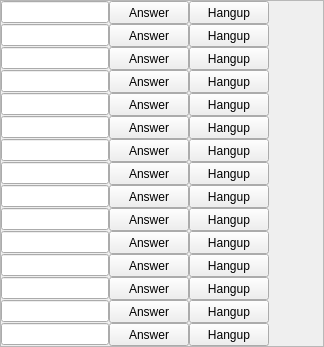
     <widget class="QFrame" name="frameRight">
      <property name="frameShape">
       <enum>QFrame::StyledPanel</enum>
      </property>
      <property name="frameShadow">
       <enum>QFrame::Raised</enum>
      </property>
      <layout class="QVBoxLayout" name="verticalLayout_2">
       <property name="spacing">
        <number>0</number>
       </property>
       <property name="margin">
        <number>0</number>
       </property>
       <item>
        <widget class="QWidget" name="widgetInfo_16" native="true">
         <property name="minimumSize">
          <size>
           <width>0</width>
           <height>0</height>
          </size>
         </property>
         <layout class="QHBoxLayout" name="horizontalLayout_20">
          <property name="spacing">
           <number>0</number>
          </property>
          <property name="margin">
           <number>0</number>
          </property>
          <item>
           <widget class="QLineEdit" name="lineEditID_16"/>
          </item>
          <item>
           <widget class="QPushButton" name="pushButtonAnswer_16">
            <property name="minimumSize">
             <size>
              <width>50</width>
              <height>23</height>
             </size>
            </property>
            <property name="text">
             <string>Answer</string>
            </property>
           </widget>
          </item>
          <item>
           <widget class="QPushButton" name="pushButtonHangup_16">
            <property name="minimumSize">
             <size>
              <width>50</width>
              <height>23</height>
             </size>
            </property>
            <property name="text">
             <string>Hangup</string>
            </property>
           </widget>
          </item>
          <item>
           <widget class="QLabel" name="labelStatus_16">
            <property name="minimumSize">
             <size>
              <width>54</width>
              <height>16</height>
             </size>
            </property>
            <property name="text">
             <string/>
            </property>
           </widget>
          </item>
         </layout>
        </widget>
       </item>
       <item>
        <widget class="QWidget" name="widgetInfo_17" native="true">
         <property name="minimumSize">
          <size>
           <width>0</width>
           <height>0</height>
          </size>
         </property>
         <layout class="QHBoxLayout" name="horizontalLayout_21">
          <property name="spacing">
           <number>0</number>
          </property>
          <property name="margin">
           <number>0</number>
          </property>
          <item>
           <widget class="QLineEdit" name="lineEditID_17"/>
          </item>
          <item>
           <widget class="QPushButton" name="pushButtonAnswer_17">
            <property name="minimumSize">
             <size>
              <width>50</width>
              <height>23</height>
             </size>
            </property>
            <property name="text">
             <string>Answer</string>
            </property>
           </widget>
          </item>
          <item>
           <widget class="QPushButton" name="pushButtonHangup_17">
            <property name="minimumSize">
             <size>
              <width>50</width>
              <height>23</height>
             </size>
            </property>
            <property name="text">
             <string>Hangup</string>
            </property>
           </widget>
          </item>
          <item>
           <widget class="QLabel" name="labelStatus_17">
            <property name="minimumSize">
             <size>
              <width>54</width>
              <height>16</height>
             </size>
            </property>
            <property name="text">
             <string/>
            </property>
           </widget>
          </item>
         </layout>
        </widget>
       </item>
       <item>
        <widget class="QWidget" name="widgetInfo_18" native="true">
         <property name="minimumSize">
          <size>
           <width>0</width>
           <height>0</height>
          </size>
         </property>
         <layout class="QHBoxLayout" name="horizontalLayout_22">
          <property name="spacing">
           <number>0</number>
          </property>
          <property name="margin">
           <number>0</number>
          </property>
          <item>
           <widget class="QLineEdit" name="lineEditID_18"/>
          </item>
          <item>
           <widget class="QPushButton" name="pushButtonAnswer_18">
            <property name="minimumSize">
             <size>
              <width>50</width>
              <height>23</height>
             </size>
            </property>
            <property name="text">
             <string>Answer</string>
            </property>
           </widget>
          </item>
          <item>
           <widget class="QPushButton" name="pushButtonHangup_18">
            <property name="minimumSize">
             <size>
              <width>50</width>
              <height>23</height>
             </size>
            </property>
            <property name="text">
             <string>Hangup</string>
            </property>
           </widget>
          </item>
          <item>
           <widget class="QLabel" name="labelStatus_18">
            <property name="minimumSize">
             <size>
              <width>54</width>
              <height>16</height>
             </size>
            </property>
            <property name="text">
             <string/>
            </property>
           </widget>
          </item>
         </layout>
        </widget>
       </item>
       <item>
        <widget class="QWidget" name="widgetInfo_19" native="true">
         <property name="minimumSize">
          <size>
           <width>0</width>
           <height>0</height>
          </size>
         </property>
         <layout class="QHBoxLayout" name="horizontalLayout_23">
          <property name="spacing">
           <number>0</number>
          </property>
          <property name="margin">
           <number>0</number>
          </property>
          <item>
           <widget class="QLineEdit" name="lineEditID_19"/>
          </item>
          <item>
           <widget class="QPushButton" name="pushButtonAnswer_19">
            <property name="minimumSize">
             <size>
              <width>50</width>
              <height>23</height>
             </size>
            </property>
            <property name="text">
             <string>Answer</string>
            </property>
           </widget>
          </item>
          <item>
           <widget class="QPushButton" name="pushButtonHangup_19">
            <property name="minimumSize">
             <size>
              <width>50</width>
              <height>23</height>
             </size>
            </property>
            <property name="text">
             <string>Hangup</string>
            </property>
           </widget>
          </item>
          <item>
           <widget class="QLabel" name="labelStatus_19">
            <property name="minimumSize">
             <size>
              <width>54</width>
              <height>16</height>
             </size>
            </property>
            <property name="text">
             <string/>
            </property>
           </widget>
          </item>
         </layout>
        </widget>
       </item>
       <item>
        <widget class="QWidget" name="widgetInfo_20" native="true">
         <property name="minimumSize">
          <size>
           <width>0</width>
           <height>0</height>
          </size>
         </property>
         <layout class="QHBoxLayout" name="horizontalLayout_24">
          <property name="spacing">
           <number>0</number>
          </property>
          <property name="margin">
           <number>0</number>
          </property>
          <item>
           <widget class="QLineEdit" name="lineEditID_20"/>
          </item>
          <item>
           <widget class="QPushButton" name="pushButtonAnswer_20">
            <property name="minimumSize">
             <size>
              <width>50</width>
              <height>23</height>
             </size>
            </property>
            <property name="text">
             <string>Answer</string>
            </property>
           </widget>
          </item>
          <item>
           <widget class="QPushButton" name="pushButtonHangup_20">
            <property name="minimumSize">
             <size>
              <width>50</width>
              <height>23</height>
             </size>
            </property>
            <property name="text">
             <string>Hangup</string>
            </property>
           </widget>
          </item>
          <item>
           <widget class="QLabel" name="labelStatus_20">
            <property name="minimumSize">
             <size>
              <width>54</width>
              <height>16</height>
             </size>
            </property>
            <property name="text">
             <string/>
            </property>
           </widget>
          </item>
         </layout>
        </widget>
       </item>
       <item>
        <widget class="QWidget" name="widgetInfo_21" native="true">
         <property name="minimumSize">
          <size>
           <width>0</width>
           <height>0</height>
          </size>
         </property>
         <layout class="QHBoxLayout" name="horizontalLayout_25">
          <property name="spacing">
           <number>0</number>
          </property>
          <property name="margin">
           <number>0</number>
          </property>
          <item>
           <widget class="QLineEdit" name="lineEditID_21"/>
          </item>
          <item>
           <widget class="QPushButton" name="pushButtonAnswer_21">
            <property name="minimumSize">
             <size>
              <width>50</width>
              <height>23</height>
             </size>
            </property>
            <property name="text">
             <string>Answer</string>
            </property>
           </widget>
          </item>
          <item>
           <widget class="QPushButton" name="pushButtonHangup_21">
            <property name="minimumSize">
             <size>
              <width>50</width>
              <height>23</height>
             </size>
            </property>
            <property name="text">
             <string>Hangup</string>
            </property>
           </widget>
          </item>
          <item>
           <widget class="QLabel" name="labelStatus_21">
            <property name="minimumSize">
             <size>
              <width>54</width>
              <height>16</height>
             </size>
            </property>
            <property name="text">
             <string/>
            </property>
           </widget>
          </item>
         </layout>
        </widget>
       </item>
       <item>
        <widget class="QWidget" name="widgetInfo_22" native="true">
         <property name="minimumSize">
          <size>
           <width>0</width>
           <height>0</height>
          </size>
         </property>
         <layout class="QHBoxLayout" name="horizontalLayout_26">
          <property name="spacing">
           <number>0</number>
          </property>
          <property name="margin">
           <number>0</number>
          </property>
          <item>
           <widget class="QLineEdit" name="lineEditID_22"/>
          </item>
          <item>
           <widget class="QPushButton" name="pushButtonAnswer_22">
            <property name="minimumSize">
             <size>
              <width>50</width>
              <height>23</height>
             </size>
            </property>
            <property name="text">
             <string>Answer</string>
            </property>
           </widget>
          </item>
          <item>
           <widget class="QPushButton" name="pushButtonHangup_22">
            <property name="minimumSize">
             <size>
              <width>50</width>
              <height>23</height>
             </size>
            </property>
            <property name="text">
             <string>Hangup</string>
            </property>
           </widget>
          </item>
          <item>
           <widget class="QLabel" name="labelStatus_22">
            <property name="minimumSize">
             <size>
              <width>54</width>
              <height>16</height>
             </size>
            </property>
            <property name="text">
             <string/>
            </property>
           </widget>
          </item>
         </layout>
        </widget>
       </item>
       <item>
        <widget class="QWidget" name="widgetInfo_23" native="true">
         <property name="minimumSize">
          <size>
           <width>0</width>
           <height>0</height>
          </size>
         </property>
         <layout class="QHBoxLayout" name="horizontalLayout_27">
          <property name="spacing">
           <number>0</number>
          </property>
          <property name="margin">
           <number>0</number>
          </property>
          <item>
           <widget class="QLineEdit" name="lineEditID_23"/>
          </item>
          <item>
           <widget class="QPushButton" name="pushButtonAnswer_23">
            <property name="minimumSize">
             <size>
              <width>50</width>
              <height>23</height>
             </size>
            </property>
            <property name="text">
             <string>Answer</string>
            </property>
           </widget>
          </item>
          <item>
           <widget class="QPushButton" name="pushButtonHangup_23">
            <property name="minimumSize">
             <size>
              <width>50</width>
              <height>23</height>
             </size>
            </property>
            <property name="text">
             <string>Hangup</string>
            </property>
           </widget>
          </item>
          <item>
           <widget class="QLabel" name="labelStatus_23">
            <property name="minimumSize">
             <size>
              <width>54</width>
              <height>16</height>
             </size>
            </property>
            <property name="text">
             <string/>
            </property>
           </widget>
          </item>
         </layout>
        </widget>
       </item>
       <item>
        <widget class="QWidget" name="widgetInfo_24" native="true">
         <property name="minimumSize">
          <size>
           <width>0</width>
           <height>0</height>
          </size>
         </property>
         <layout class="QHBoxLayout" name="horizontalLayout_28">
          <property name="spacing">
           <number>0</number>
          </property>
          <property name="margin">
           <number>0</number>
          </property>
          <item>
           <widget class="QLineEdit" name="lineEditID_24"/>
          </item>
          <item>
           <widget class="QPushButton" name="pushButtonAnswer_24">
            <property name="minimumSize">
             <size>
              <width>50</width>
              <height>23</height>
             </size>
            </property>
            <property name="text">
             <string>Answer</string>
            </property>
           </widget>
          </item>
          <item>
           <widget class="QPushButton" name="pushButtonHangup_24">
            <property name="minimumSize">
             <size>
              <width>50</width>
              <height>23</height>
             </size>
            </property>
            <property name="text">
             <string>Hangup</string>
            </property>
           </widget>
          </item>
          <item>
           <widget class="QLabel" name="labelStatus_24">
            <property name="minimumSize">
             <size>
              <width>54</width>
              <height>16</height>
             </size>
            </property>
            <property name="text">
             <string/>
            </property>
           </widget>
          </item>
         </layout>
        </widget>
       </item>
       <item>
        <widget class="QWidget" name="widgetInfo_25" native="true">
         <property name="minimumSize">
          <size>
           <width>0</width>
           <height>0</height>
          </size>
         </property>
         <layout class="QHBoxLayout" name="horizontalLayout_29">
          <property name="spacing">
           <number>0</number>
          </property>
          <property name="margin">
           <number>0</number>
          </property>
          <item>
           <widget class="QLineEdit" name="lineEditID_25"/>
          </item>
          <item>
           <widget class="QPushButton" name="pushButtonAnswer_25">
            <property name="minimumSize">
             <size>
              <width>50</width>
              <height>23</height>
             </size>
            </property>
            <property name="text">
             <string>Answer</string>
            </property>
           </widget>
          </item>
          <item>
           <widget class="QPushButton" name="pushButtonHangup_25">
            <property name="minimumSize">
             <size>
              <width>50</width>
              <height>23</height>
             </size>
            </property>
            <property name="text">
             <string>Hangup</string>
            </property>
           </widget>
          </item>
          <item>
           <widget class="QLabel" name="labelStatus_25">
            <property name="minimumSize">
             <size>
              <width>54</width>
              <height>16</height>
             </size>
            </property>
            <property name="text">
             <string/>
            </property>
           </widget>
          </item>
         </layout>
        </widget>
       </item>
       <item>
        <widget class="QWidget" name="widgetInfo_26" native="true">
         <property name="minimumSize">
          <size>
           <width>0</width>
           <height>0</height>
          </size>
         </property>
         <layout class="QHBoxLayout" name="horizontalLayout_30">
          <property name="spacing">
           <number>0</number>
          </property>
          <property name="margin">
           <number>0</number>
          </property>
          <item>
           <widget class="QLineEdit" name="lineEditID_26"/>
          </item>
          <item>
           <widget class="QPushButton" name="pushButtonAnswer_26">
            <property name="minimumSize">
             <size>
              <width>50</width>
              <height>23</height>
             </size>
            </property>
            <property name="text">
             <string>Answer</string>
            </property>
           </widget>
          </item>
          <item>
           <widget class="QPushButton" name="pushButtonHangup_26">
            <property name="minimumSize">
             <size>
              <width>50</width>
              <height>23</height>
             </size>
            </property>
            <property name="text">
             <string>Hangup</string>
            </property>
           </widget>
          </item>
          <item>
           <widget class="QLabel" name="labelStatus_26">
            <property name="minimumSize">
             <size>
              <width>54</width>
              <height>16</height>
             </size>
            </property>
            <property name="text">
             <string/>
            </property>
           </widget>
          </item>
         </layout>
        </widget>
       </item>
       <item>
        <widget class="QWidget" name="widgetInfo_27" native="true">
         <property name="minimumSize">
          <size>
           <width>0</width>
           <height>0</height>
          </size>
         </property>
         <layout class="QHBoxLayout" name="horizontalLayout_31">
          <property name="spacing">
           <number>0</number>
          </property>
          <property name="margin">
           <number>0</number>
          </property>
          <item>
           <widget class="QLineEdit" name="lineEditID_27"/>
          </item>
          <item>
           <widget class="QPushButton" name="pushButtonAnswer_27">
            <property name="minimumSize">
             <size>
              <width>50</width>
              <height>23</height>
             </size>
            </property>
            <property name="text">
             <string>Answer</string>
            </property>
           </widget>
          </item>
          <item>
           <widget class="QPushButton" name="pushButtonHangup_27">
            <property name="minimumSize">
             <size>
              <width>50</width>
              <height>23</height>
             </size>
            </property>
            <property name="text">
             <string>Hangup</string>
            </property>
           </widget>
          </item>
          <item>
           <widget class="QLabel" name="labelStatus_27">
            <property name="minimumSize">
             <size>
              <width>54</width>
              <height>16</height>
             </size>
            </property>
            <property name="text">
             <string/>
            </property>
           </widget>
          </item>
         </layout>
        </widget>
       </item>
       <item>
        <widget class="QWidget" name="widgetInfo_28" native="true">
         <property name="minimumSize">
          <size>
           <width>0</width>
           <height>0</height>
          </size>
         </property>
         <layout class="QHBoxLayout" name="horizontalLayout_32">
          <property name="spacing">
           <number>0</number>
          </property>
          <property name="margin">
           <number>0</number>
          </property>
          <item>
           <widget class="QLineEdit" name="lineEditID_28"/>
          </item>
          <item>
           <widget class="QPushButton" name="pushButtonAnswer_28">
            <property name="minimumSize">
             <size>
              <width>50</width>
              <height>23</height>
             </size>
            </property>
            <property name="text">
             <string>Answer</string>
            </property>
           </widget>
          </item>
          <item>
           <widget class="QPushButton" name="pushButtonHangup_28">
            <property name="minimumSize">
             <size>
              <width>50</width>
              <height>23</height>
             </size>
            </property>
            <property name="text">
             <string>Hangup</string>
            </property>
           </widget>
          </item>
          <item>
           <widget class="QLabel" name="labelStatus_28">
            <property name="minimumSize">
             <size>
              <width>54</width>
              <height>16</height>
             </size>
            </property>
            <property name="text">
             <string/>
            </property>
           </widget>
          </item>
         </layout>
        </widget>
       </item>
       <item>
        <widget class="QWidget" name="widgetInfo_29" native="true">
         <property name="minimumSize">
          <size>
           <width>0</width>
           <height>0</height>
          </size>
         </property>
         <layout class="QHBoxLayout" name="horizontalLayout_33">
          <property name="spacing">
           <number>0</number>
          </property>
          <property name="margin">
           <number>0</number>
          </property>
          <item>
           <widget class="QLineEdit" name="lineEditID_29"/>
          </item>
          <item>
           <widget class="QPushButton" name="pushButtonAnswer_29">
            <property name="minimumSize">
             <size>
              <width>50</width>
              <height>23</height>
             </size>
            </property>
            <property name="text">
             <string>Answer</string>
            </property>
           </widget>
          </item>
          <item>
           <widget class="QPushButton" name="pushButtonHangup_29">
            <property name="minimumSize">
             <size>
              <width>50</width>
              <height>23</height>
             </size>
            </property>
            <property name="text">
             <string>Hangup</string>
            </property>
           </widget>
          </item>
          <item>
           <widget class="QLabel" name="labelStatus_29">
            <property name="minimumSize">
             <size>
              <width>54</width>
              <height>16</height>
             </size>
            </property>
            <property name="text">
             <string/>
            </property>
           </widget>
          </item>
         </layout>
        </widget>
       </item>
       <item>
        <widget class="QWidget" name="widgetInfo_30" native="true">
         <property name="minimumSize">
          <size>
           <width>0</width>
           <height>0</height>
          </size>
         </property>
         <layout class="QHBoxLayout" name="horizontalLayout_34">
          <property name="spacing">
           <number>0</number>
          </property>
          <property name="margin">
           <number>0</number>
          </property>
          <item>
           <widget class="QLineEdit" name="lineEditID_30"/>
          </item>
          <item>
           <widget class="QPushButton" name="pushButtonAnswer_30">
            <property name="minimumSize">
             <size>
              <width>50</width>
              <height>23</height>
             </size>
            </property>
            <property name="text">
             <string>Answer</string>
            </property>
           </widget>
          </item>
          <item>
           <widget class="QPushButton" name="pushButtonHangup_30">
            <property name="minimumSize">
             <size>
              <width>50</width>
              <height>23</height>
             </size>
            </property>
            <property name="text">
             <string>Hangup</string>
            </property>
           </widget>
          </item>
          <item>
           <widget class="QLabel" name="labelStatus_30">
            <property name="minimumSize">
             <size>
              <width>54</width>
              <height>16</height>
             </size>
            </property>
            <property name="text">
             <string/>
            </property>
           </widget>
          </item>
         </layout>
        </widget>
       </item>
      </layout>
     </widget>
